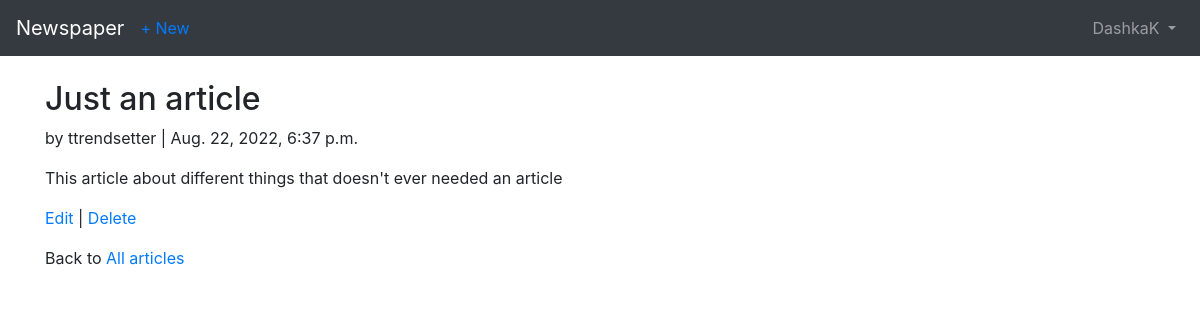
/articles/4/ (signed in), run on the app's committed database.
### users/models.py (models this page shows)
class CustomUser(AbstractUser):
    age = models.PositiveIntegerField(default=0)

### articles/models.py (models this page shows, shortened)
class Article(models.Model):
    title = models.CharField(max_length=200)
    body = models.TextField()
    date = models.DateTimeField(auto_now_add=True)
    author = models.ForeignKey(
        settings.AUTH_USER_MODEL,
        on_delete=models.CASCADE
    )

### articles/views.py (the view)
# urls.py: path('<int:pk>/', views.ArticleDetailView.as_view(), name='article_detail'),
class ArticleDetailView(LoginRequiredMixin, DetailView):
    model = models.Article
    template_name = 'article_detail.html'
    context_object_name = 'article'
    login_url = 'login'

### templates/article_detail.html (shortened to what this page needs)
{% extends 'base.html' %}
{% block content %}
<div class="article-entry">
    <h2>{{ article.title }}</h2>
    <p> by {{ article.author }} | {{ article.date }}</p>
    <p> {{article.body }} </p>
</div>
<p><a href="{% url 'article_edit' article.pk %}">Edit</a> |
    <a href="{% url 'article_delete' article.pk %}">Delete</a></p>
<p> Back to <a href="{% url 'article_list' %}">All articles</a></p>
{% endblock content %}

### templates/base.html (shortened to what this page needs)
<!DOCTYPE html>
<html lang="en">
<head>
    <link rel="stylesheet" href="https://maxcdn.bootstrapcdn.com/bootstrap/4.0.0/css/bootstrap.min.css"
>
</head>
<body>
    <nav class="navbar navbar-expand-md navbar-dark bg-dark mb-4">
        <a class="navbar-brand" href="{% url 'home' %}">Newspaper</a>
        {% if user.is_authenticated %}
        <ul class="navbar-nav mr-auto">
            <li class="nav-item"><a href="{% url 'article_create' %}">+ New</a></li>
        </ul>
        {% endif %}
        <div class="collapse navbar-collapse" id="navbarCollapse">
            {% if user.is_authenticated %}
            <ul class="navbar-nav ml-auto">
                <li class="nav-item">
                    <a class="nav-link dropdown-toggle" href="#" id="userMenu"
                       data-toggle="dropdown" aria-haspopup="true"
                       aria-expanded="false">
                        {{ user.username }}
                    </a>
                </li>
            </ul>
            {% endif %}
        </div>
    </nav>
    <div class="container">
        {% block content %}
        {% endblock content %}
    </div>
</body>
</html>

### data on the page
CustomUser: username "DashkaK"
Article: title "Just an article", author "ttrendsetter", date "Aug. 22, 2022, 6:37 p.m.", body "This article about different things that doesn't ever needed an article"
